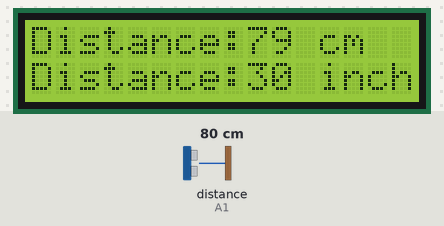
A sketch run on a simulated Arduino Uno, built with avr-gcc and run on an emulated ATmega328P. Shown: 16×2 character LCD. Wiring (inferred from the names in the program): ultrasonic range finder: trigger A0; echo A1. Inputs (shaded band) come from the test bench; at power-on: distance to the obstacle (sensor on A1) 80 cm. The echo pulse lasts 58.3 µs per cm.

Above: at 3.3 s.
3.4 s: distance to the obstacle (sensor on A1) set to 2 cm
At 4.6 s:
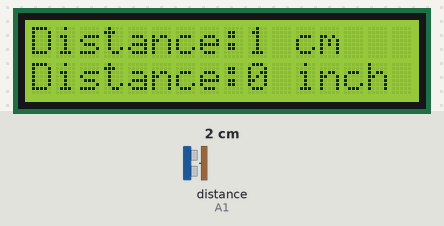
4.9 s: distance to the obstacle (sensor on A1) set to 18 cm
At 5.7 s:
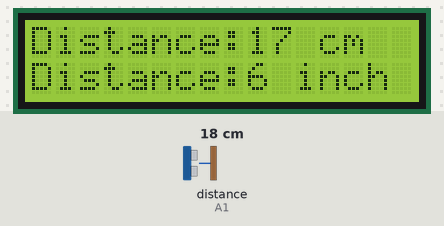
7.9 s: distance to the obstacle (sensor on A1) set to 4 cm
At 9.2 s:
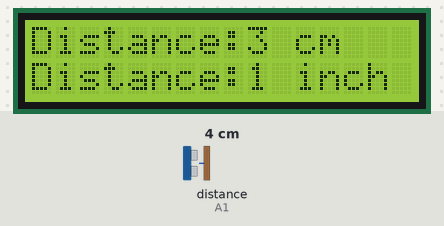
9.6 s: distance to the obstacle (sensor on A1) set to 60 cm
At 10.1 s:
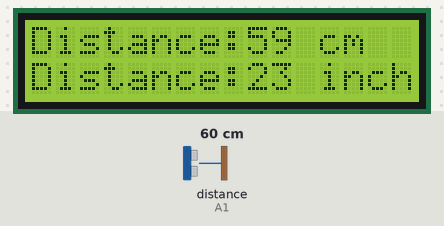
12.6 s: distance to the obstacle (sensor on A1) set to 120 cm
At 14.1 s:
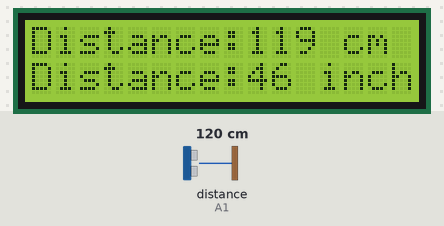
15.6 s: distance to the obstacle (sensor on A1) set to 250 cm
At 16.3 s:
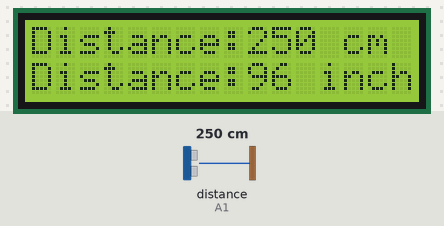
Timing chart, 0 to 18.6 s (numbered marks = the images above; inputs shaded):
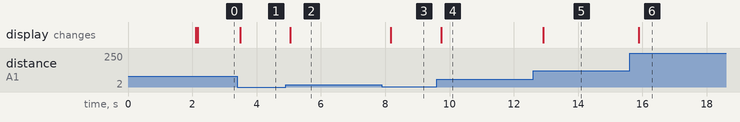

Measured:
- after the input at 3.4 s, the display: changes after 0.09 s (image 1)
- after the input at 4.9 s, the display: changes after 0.15 s (image 2)
- after the input at 7.9 s, the display: changes after 0.28 s (image 3)
- after the input at 9.6 s, the display: changes after 0.14 s (image 4)
- after the input at 12.6 s, the display: changes after 0.31 s (image 5)
- after the input at 15.6 s, the display: changes after 0.28 s (image 6)

The sketch:

lcd.ino
```cpp
#include <Wire.h>

#include <LiquidCrystal_I2C.h>


LiquidCrystal_I2C lcd(0x27, 16, 2);

#define trigPin A0 //Sensor Trig pin connected to Arduino pin A0

#define echoPin A1 //Sensor Echo pin connected to Arduino pin A1

long distanceInch;


void setup()

{

  pinMode(trigPin, OUTPUT);

  pinMode(echoPin, INPUT);

  lcd.init();

  lcd.backlight();

  lcd.clear();

  lcd.setCursor(0,0);

  lcd.print("Simple  Circuits");

  delay(2000);

  lcd.clear();

  lcd.setCursor(0,0);  //Set LCD cursor to upper left corner, column 0, row 0

  lcd.print("Distance:");//Print Message on First Row

  lcd.setCursor(0,1);

  lcd.print("Distance:");

}


void loop()

{

  long duration, distance;

  digitalWrite(trigPin, LOW);

  delayMicroseconds(2);

  digitalWrite(trigPin, HIGH);

  delayMicroseconds(10);

  digitalWrite(trigPin, LOW);

  duration = pulseIn(echoPin, HIGH);

  distance = (duration/2) / 29.1;

  distanceInch = duration*0.0133/2;


  lcd.setCursor(9,0);

  lcd.print("                         ");

  lcd.setCursor(9,0);

  lcd.print(                distance); //Print measured distance

  lcd.print(" cm");  //Print your units.

  lcd.setCursor(9,1);  //

  lcd.print("                         "); //Print blanks to clear the row

  lcd.setCursor(9,1);

  lcd.print(distanceInch);

  lcd.print(" inch");  //Print your units.


  delay(200); //pause to let things settle

}
```
